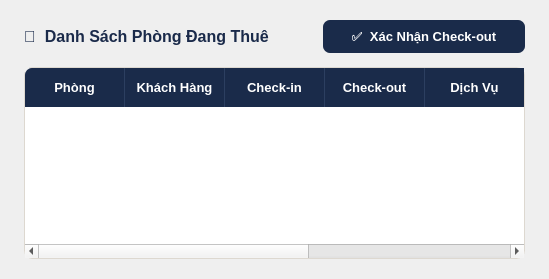
         <widget class="QWidget" name="pg_checkout">
          <layout class="QVBoxLayout" name="checkoutPageLayout">
           <property name="spacing">
            <number>14</number>
           </property>
           <property name="leftMargin">
            <number>24</number>
           </property>
           <property name="topMargin">
            <number>20</number>
           </property>
           <property name="rightMargin">
            <number>24</number>
           </property>
           <property name="bottomMargin">
            <number>20</number>
           </property>
           <item>
            <layout class="QHBoxLayout">
             <item>
              <widget class="QLabel" name="label">
               <property name="styleSheet">
                <string notr="true">color:#1A2A4A; font-size:16px; font-weight:bold; border:none;</string>
               </property>
               <property name="text">
                <string>🚪  Danh Sách Phòng Đang Thuê</string>
               </property>
              </widget>
             </item>
             <item>
              <spacer>
               <property name="orientation">
                <enum>Qt::Horizontal</enum>
               </property>
               <property name="sizeHint" stdset="0">
                <size>
                 <width>40</width>
                 <height>20</height>
                </size>
               </property>
              </spacer>
             </item>
             <item>
              <widget class="QPushButton" name="btn_co_confirm">
               <property name="styleSheet">
                <string notr="true">QPushButton {
    background-color: #1A2B4A;
    color: #FFFFFF;
    border: none;
    border-radius: 7px;
    padding: 9px 28px;
    font-size: 13px;
    font-weight: bold;
}
QPushButton:hover { background-color: #C9A84C; color: #1A2A4A; }
QPushButton:pressed { background-color: #0F1B30; }</string>
               </property>
               <property name="text">
                <string>✅  Xác Nhận Check-out</string>
               </property>
              </widget>
             </item>
            </layout>
           </item>
           <item>
            <widget class="QTableWidget" name="tbl_checkout_list">
             <property name="styleSheet">
              <string notr="true">QTableWidget {
    background-color: #FFFFFF;
    alternate-background-color: #F5F3EE;
    border: 1px solid #DDD8D0;
    border-radius: 8px;
    gridline-color: #E8E4DC;
    font-size: 13px;
    outline: none;
}
QTableWidget::item {
    padding: 9px 12px;
    color: #1A2B4A;
    border: none;
}
QTableWidget::item:selected {
    background-color: #D6E8F7;
    color: #1A2B4A;
}
QHeaderView::section {
    background-color: #1A2B4A;
    color: #FFFFFF;
    font-weight: bold;
    font-size: 13px;
    padding: 10px 12px;
    border: none;
    border-right: 1px solid #2C3F60;
}
QHeaderView::section:first { border-top-left-radius: 7px; }
QHeaderView::section:last  { border-top-right-radius: 7px; border-right: none; }
QScrollBar:vertical {
    background: #F0EDE6; width: 8px; border-radius: 4px;
}
QScrollBar::handle:vertical { background: #C9A84C; border-radius: 4px; min-height: 30px; }
              </string>
             </property>
             <property name="alternatingRowColors">
              <bool>true</bool>
             </property>
             <property name="selectionBehavior">
              <enum>QAbstractItemView::SelectRows</enum>
             </property>
             <property name="showGrid">
              <bool>false</bool>
             </property>
             <attribute name="horizontalHeaderStretchLastSection">
              <bool>true</bool>
             </attribute>
             <attribute name="verticalHeaderVisible">
              <bool>false</bool>
             </attribute>
             <column>
              <property name="text">
               <string>Phòng</string>
              </property>
             </column>
             <column>
              <property name="text">
               <string>Khách Hàng</string>
              </property>
             </column>
             <column>
              <property name="text">
               <string>Check-in</string>
              </property>
             </column>
             <column>
              <property name="text">
               <string>Check-out</string>
              </property>
             </column>
             <column>
              <property name="text">
               <string>Dịch Vụ</string>
              </property>
             </column>
             <column>
              <property name="text">
               <string>Tạm Tính</string>
              </property>
             </column>
             <column>
              <property name="text">
               <string>Trạng Thái</string>
              </property>
             </column>
            </widget>
           </item>
          </layout>
         </widget>
